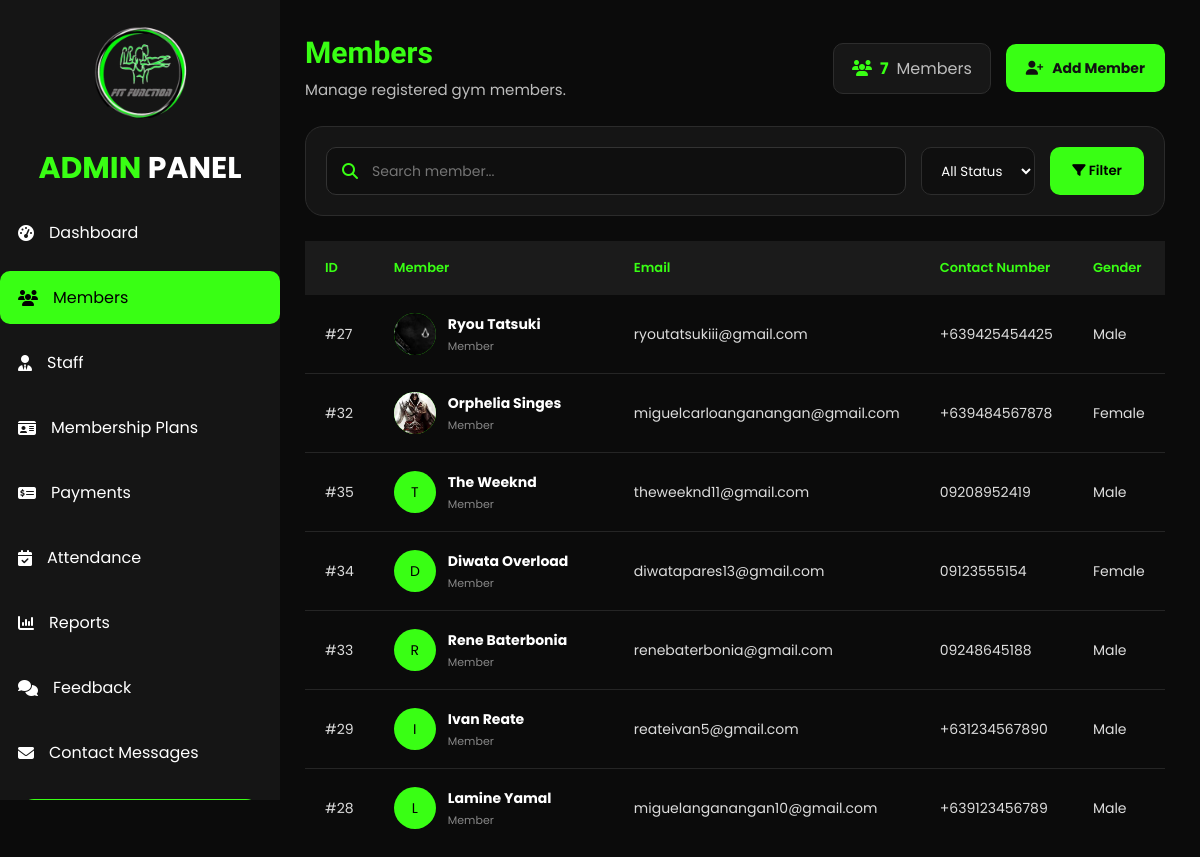
The app's page /members_admin.php (signed in), older data.
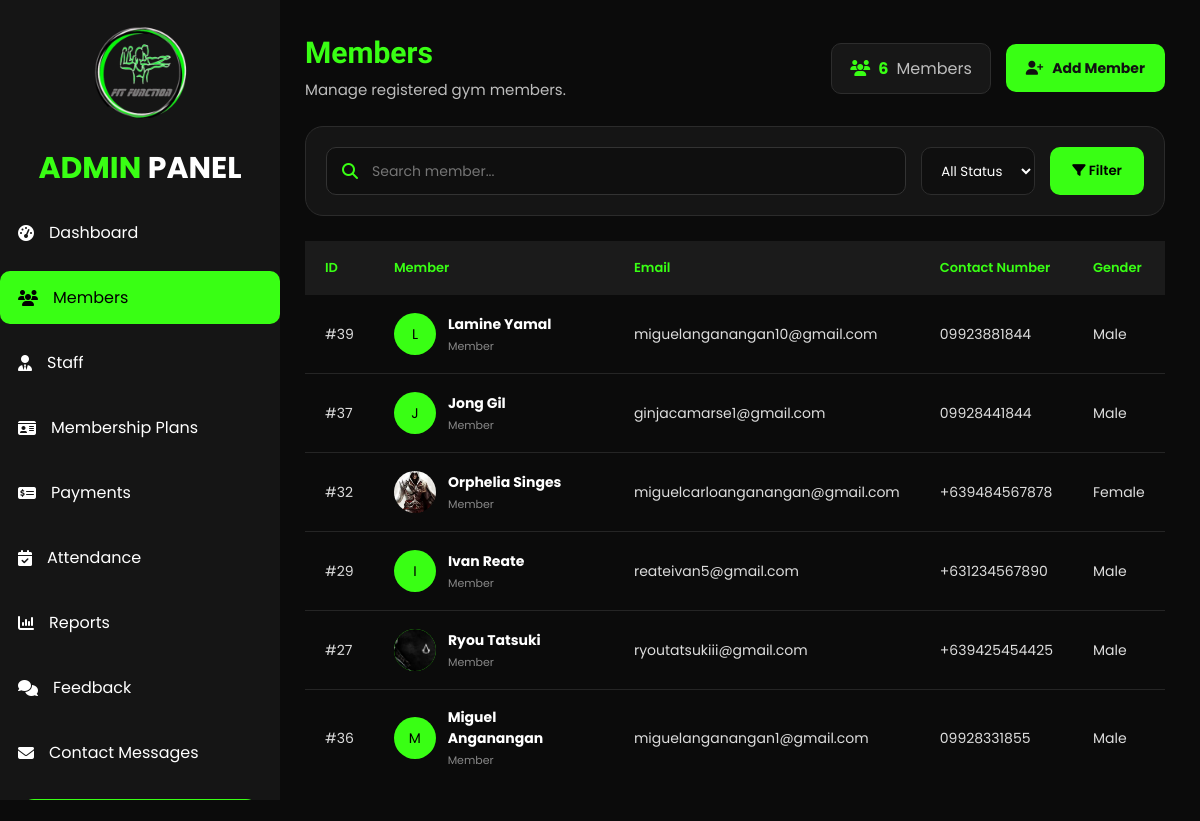
The same page, newer data.
### tables this page shows
CREATE TABLE `signup` (
  `id` int(100) NOT NULL,
  `first_name` varchar(100) NOT NULL,
  `middlename` varchar(100) DEFAULT NULL,
  `last_name` varchar(100) NOT NULL,
  `suffix` varchar(20) DEFAULT NULL,
  `email` varchar(150) NOT NULL,
  `contact_number` varchar(30) NOT NULL,
  `gender` enum('Male','Female','Rather not say') NOT NULL,
  `birthdate` date NOT NULL,
  `password` varchar(255) NOT NULL,
  `created_at` timestamp NOT NULL DEFAULT CURRENT_TIMESTAMP ON UPDATE CURRENT_TIMESTAMP,
  `verification_code` varchar(6) NOT NULL,
  `verification_expiry` datetime NOT NULL,
  `email_verified` tinyint(1) NOT NULL DEFAULT '0',
  `status` varchar(20) NOT NULL DEFAULT 'Pending',
  `address` varchar(255) DEFAULT NULL,
  `profile_picture` varchar(255) DEFAULT NULL,
  `qr_token` varchar(64) DEFAULT NULL
);

### members_admin.php (the view, shortened to what this page needs)
<?php
require_once("includes/admin_auth.php");
$search = "";
$sql = "
    SELECT
        id,
        first_name,
        middlename,
        last_name,
        suffix,
        email,
        contact_number,
        gender,
        birthdate,
        status,
        profile_picture,
        created_at
    FROM signup
    WHERE 1=1
";
$params = [];
$types = "";
$sql .= " ORDER BY created_at DESC";
$membersPerPage = 10;
$page = isset($_GET['page']) ? (int)$_GET['page'] : 1;
$offset = ($page - 1) * $membersPerPage;
$sql .= " LIMIT ?, ?";
$params[] = $offset;
$params[] = $membersPerPage;
$types .= "ii";
$stmt = $con->prepare($sql);
if(!empty($params)){
    $stmt->bind_param(
        $types,
        ...$params
    );
}
$stmt->execute();
$result = $stmt->get_result();
$countQuery = mysqli_query($con, "
    SELECT COUNT(*) AS total
    FROM signup
");
$totalMembers = mysqli_fetch_assoc($countQuery)['total'];
?>
<!DOCTYPE html>
<html lang="en">
<head>
<link
rel="stylesheet"
href="https://cdnjs.cloudflare.com/ajax/libs/font-awesome/6.7.2/css/all.min.css">
<link
rel="stylesheet"
href="assets/css/admin.css">
</head>
<body>
<div class="wrapper">
<?php include("includes/admin_sidebar.php"); ?>
<div class="main">
<div class="members-content">
    <div class="members-header">
        <div>
            <h2>
                Members
            </h2>
            <p>
                Manage registered gym members.
            </p>
        </div>
       <div class="member-header-actions">
    <div class="member-total">
        <i class="fa-solid fa-users"></i>
        <span>
            <?php echo $totalMembers; ?>
        </span>
        Members
    </div>
    <a
        href="member_add_admin.php"
        class="btn-primary"
    >
        <i class="fa-solid fa-user-plus"></i>
        Add Member
    </a>
</div>
    </div>
    <div class="members-tools">
        <form method="GET" class="member-search">
    <div class="search-box">
                <i class="fa-solid fa-magnifying-glass"></i>
                <input
                    type="text"
                    name="search"
                    placeholder="Search member..."
                    value="<?php echo htmlspecialchars($search); ?>"
                >
            </div>
            <select name="status">
                <option value="">
                    All Status
                </option>
            </select>
            <button type="submit" class="member-filter-btn">
                <i class="fa-solid fa-filter"></i>
                Filter
            </button>
        </form>
    </div>
    <div class="members-table-card">
        <div class="table-wrapper">
            <table class="members-table">
                <thead>
                    <tr>
                        <th>ID</th>
                        <th>Member</th>
                        <th>Email</th>
                        <th>Contact Number</th>
                        <th>Gender</th>
                    </tr>
                </thead>
                <tbody>
                <?php if($result->num_rows > 0): ?>
                    <?php while($member = $result->fetch_assoc()): ?>
                        <tr>
                            <td>
                                #<?php echo $member['id']; ?>
                            </td>
<td>
    <div class="member-name">
        <?php if(!empty($member['profile_picture'])): ?>
            <img
                src="<?php echo htmlspecialchars($member['profile_picture']); ?>"
                alt="Profile Picture"
                class="member-avatar"
            >
        <?php else: ?>
            <div class="member-avatar">
                <?php
                echo strtoupper(
                    substr(
                        $member['first_name'],
                        0,
                        1
                    )
                );
                ?>
            </div>
        <?php endif; ?>
        <div>
            <strong>
                <?php
                echo htmlspecialchars(
                    $member['first_name']
                    . " "
                    . $member['last_name']
                );
                ?>
            </strong>
            <small>
                Member
            </small>
        </div>
    </div>
</td>
                            <td>
                                <?php echo htmlspecialchars($member['email']); ?>
                            </td>
                            <td>
                                <?php echo htmlspecialchars($member['contact_number']); ?>
                            </td>
                            <td>
                                <?php echo htmlspecialchars($member['gender']); ?>
                            </td>
                        </tr>
                    <?php endwhile; ?>
                <?php endif; ?>
            </tbody>
            </table>
        </div>
    </div>
</div>
</div>
</div>
</body>
</html>

### includes/admin_sidebar.php (shortened to what this page needs)
<?php
$current_page = basename($_SERVER['PHP_SELF']);
?>
<div class="admin-sidebar">
    <div class="admin-logo">
        <img src="logofit.png" alt="Logo">
        <h2>
            <span>ADMIN</span> PANEL
        </h2>
    </div>
    <ul>
        <li class="<?= $current_page == 'dashboard_admin.php' ? 'active' : '' ?>">
            <a href="dashboard_admin.php">
                <i class="fa-solid fa-gauge-high"></i>
                Dashboard
            </a>
        </li>
        <li class="<?= $current_page == 'members_admin.php' ? 'active' : '' ?>">
            <a href="members_admin.php">
                <i class="fa-solid fa-users"></i>
                Members
            </a>
        </li>
        <li class="<?= $current_page == 'staff_admin.php' ? 'active' : '' ?>">
            <a href="staff_admin.php">
                <i class="fa-solid fa-user-tie"></i>
                Staff
            </a>
        </li>
        <li class="<?= $current_page == 'membership_plans_admin.php' ? 'active' : '' ?>">
            <a href="membership_plans_admin.php">
                <i class="fa-solid fa-id-card"></i>
                Membership Plans
            </a>
        </li>
        <li class="<?= $current_page == 'payments_admin.php' ? 'active' : '' ?>">
            <a href="payments_admin.php">
                <i class="fa-solid fa-money-check-dollar"></i>
                Payments
            </a>
        </li>
        <li class="<?= $current_page == 'attendance_admin.php' ? 'active' : '' ?>">
            <a href="attendance_admin.php">
                <i class="fa-solid fa-calendar-check"></i>
                Attendance
            </a>
        </li>
        <li class="<?= $current_page == 'reports_admin.php' ? 'active' : '' ?>">
            <a href="reports_admin.php">
                <i class="fa-solid fa-chart-column"></i>
                Reports
            </a>
        </li>
        <li class="<?= $current_page == 'feedback_admin.php' ? 'active' : '' ?>">
            <a href="feedback_admin.php">
                <i class="fa-solid fa-comments"></i>
                Feedback
            </a>
        </li>
        <li class="<?= $current_page == 'contact_messages_admin.php' ? 'active' : '' ?>">
            <a href="contact_messages_admin.php">
                <i class="fa-solid fa-envelope"></i>
                Contact Messages
            </a>
        </li>
<button type="button" class="admin-sidebar-logout" onclick="openLogoutModal()">
</button>
    </ul>
</div>

Row changes from the older to the newer data that the page shows:
removed signup: id "35", first_name "T", first_name+last_name "The Weeknd", email "theweeknd11@gmail.com", contact_number "09208952419", gender "Male"
removed signup: id "34", first_name "D", first_name+last_name "Diwata Overload", email "diwatapares13@gmail.com", contact_number "09123555154", gender "Female"
removed signup: id "33", first_name "R", first_name+last_name "Rene Baterbonia", email "renebaterbonia@gmail.com", contact_number "09248645188", gender "Male"
removed signup: id "28", first_name "L", first_name+last_name "Lamine Yamal", email "miguelanganangan10@gmail.com", contact_number "+639123456789", gender "Male"
added signup: id "39", first_name "L", first_name+last_name "Lamine Yamal", email "miguelanganangan10@gmail.com", contact_number "09923881844", gender "Male"
added signup: id "37", first_name "J", first_name+last_name "Jong Gil", email "ginjacamarse1@gmail.com", contact_number "09928441844", gender "Male"
changed signup "Ryou Tatsuki": moves down the list
added signup: id "36", first_name "M", first_name+last_name "Miguel Anganangan", email "miguelanganangan1@gmail.com", contact_number "09928331855", gender "Male"
Text that changed along with them:
$totalMembers: "7" → "6"
